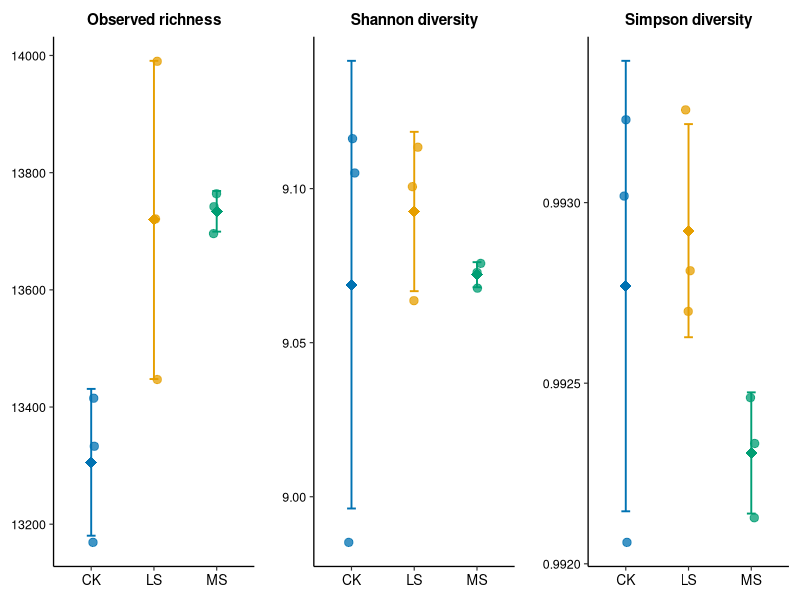

Write the R code that produced this figure.
library(tidyverse)
library(vegan)
library(here)

# ------------------------------------------------------------
# 1. Import abundance matrix
# ------------------------------------------------------------

abund <- read_tsv(
  here("data", "processed", "genus_abundance.tsv"),
  show_col_types = FALSE
)

sample_cols <- names(abund)[-1]

# vegan expects samples as rows and taxa as columns
community <- t(
  as.matrix(abund[sample_cols])
)

# ------------------------------------------------------------
# 2. Alpha-diversity metrics
# ------------------------------------------------------------

alpha_diversity <- tibble(
  sample = rownames(community),

  richness = specnumber(community),

  shannon = diversity(
    community,
    index = "shannon"
  ),

  simpson = diversity(
    community,
    index = "simpson"
  ),

  inverse_simpson = diversity(
    community,
    index = "invsimpson"
  )
) |>
  mutate(
    treatment = str_extract(sample, "^[A-Z]+"),
    treatment = factor(
      treatment,
      levels = c("CK", "LS", "MS")
    ),

    # Convert Shannon from natural-log base to log2
    shannon_log2 = shannon / log(2)
  )

alpha_diversity


# ------------------------------------------------------------
# 3. Prepare publication plot data
# ------------------------------------------------------------

alpha_plot_data <- alpha_diversity |>
  select(
    sample,
    treatment,
    richness,
    shannon_log2,
    simpson
  ) |>
  pivot_longer(
    cols = c(
      richness,
      shannon_log2,
      simpson
    ),
    names_to = "metric",
    values_to = "value"
  ) |>
  mutate(
    metric = factor(
      metric,
      levels = c(
        "richness",
        "shannon_log2",
        "simpson"
      ),
      labels = c(
        "Observed richness",
        "Shannon diversity",
        "Simpson diversity"
      )
    )
  )


# ------------------------------------------------------------
# 4. Explicit means and SD
# ------------------------------------------------------------

alpha_plot_summary <- alpha_plot_data |>
  group_by(metric, treatment) |>
  summarise(
    mean = mean(value),
    sd = sd(value),
    .groups = "drop"
  )


# ------------------------------------------------------------
# 5. Treatment colours
# ------------------------------------------------------------

treatment_cols <- c(
  "CK" = "#0072B2",
  "LS" = "#E69F00",
  "MS" = "#009E73"
)


# ------------------------------------------------------------
# 6. Publication-ready alpha-diversity figure
# ------------------------------------------------------------

p_alpha_pub <- ggplot(
  alpha_plot_data,
  aes(
    x = treatment,
    y = value,
    colour = treatment
  )
) +

  # Individual biological replicates
  geom_point(
    position = position_jitter(
      width = 0.06,
      height = 0,
      seed = 42
    ),
    size = 2.5,
    alpha = 0.75
  ) +

  # Mean ± SD
  geom_errorbar(
    data = alpha_plot_summary,
    aes(
      x = treatment,
      ymin = mean - sd,
      ymax = mean + sd,
      colour = treatment
    ),
    inherit.aes = FALSE,
    width = 0.14,
    linewidth = 0.65
  ) +

  # Mean
  geom_point(
    data = alpha_plot_summary,
    aes(
      x = treatment,
      y = mean,
      colour = treatment
    ),
    inherit.aes = FALSE,
    shape = 18,
    size = 3.7
  ) +

  facet_wrap(
    ~metric,
    nrow = 1,
    scales = "free_y"
  ) +

  scale_colour_manual(
    values = treatment_cols,
    guide = "none"
  ) +

  labs(
    x = NULL,
    y = NULL
  ) +

  theme_classic(
    base_size = 12
  ) +

  theme(
    # Clean facet titles
    strip.background = element_blank(),

    strip.text = element_text(
      face = "bold",
      size = 11,
      colour = "black",
      margin = margin(
        b = 7
      )
    ),

    axis.text.x = element_text(
      colour = "black",
      size = 10
    ),

    axis.text.y = element_text(
      colour = "black",
      size = 9
    ),

    axis.line = element_line(
      linewidth = 0.45
    ),

    axis.ticks = element_line(
      linewidth = 0.4
    ),

    panel.spacing = unit(
      1.4,
      "lines"
    ),

    plot.margin = margin(
      8,
      8,
      8,
      8
    )
  )

p_alpha_pub

# ------------------------------------------------------------
# 7. Save figure
# ------------------------------------------------------------

# ggsave(
#   filename = here(
#     "results",
#     "figures",
#     "alpha_diversity_genus_level.pdf"
#   ),
#   plot = p_alpha_pub,
#   width = 10,
#   height = 4.5,
#   units = "in"
# )

# ggsave(
#   filename = here(
#     "results",
#     "figures",
#     "alpha_diversity_genus_level.png"
#   ),
#   plot = p_alpha_pub,
#   width = 10,
#   height = 4.5,
#   units = "in",
#   dpi = 600
# )

# ------------------------------------------------------------
# Save genus-level alpha-diversity results
# ------------------------------------------------------------

alpha_results <- alpha_diversity |>
  mutate(
    shannon_log2 = shannon / log(2)
  ) |>
  select(
    sample,
    treatment,
    richness,
    shannon_ln = shannon,
    shannon_log2,
    simpson,
    inverse_simpson
  )

# write_tsv(
#   alpha_results,
#   here(
#     "results",
#     "tables",
#     "genus_alpha_diversity.tsv"
#   )
# )

alpha_results
